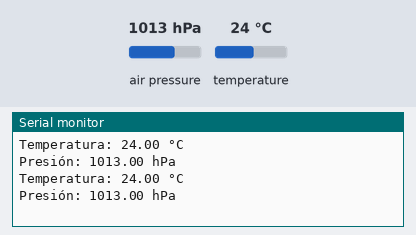
Recording of a sketch running on a simulated Arduino Uno, built with avr-gcc and run on an emulated ATmega328P. Parts: the last lines printed to the serial monitor. The test bench sets the inputs (shaded band); at power-on: air pressure 1013 hPa, temperature 24 °C.

Above: at 1.8 s.
1.9 s: air pressure set to 952 hPa
At 2.8 s:
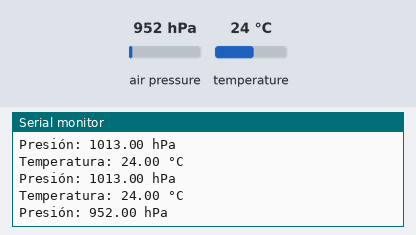
3.4 s: temperature set to 12 °C
At 4.7 s:
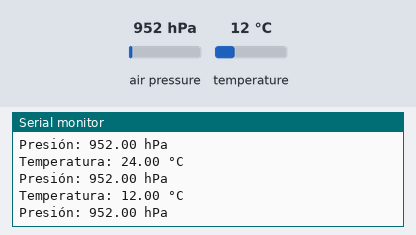
4.9 s: air pressure set to 975 hPa
At 5.6 s:
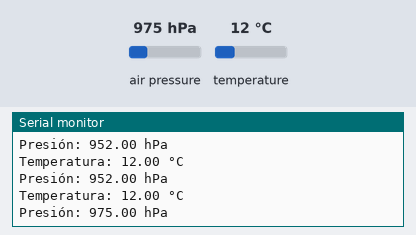
Timing chart, 0 to 7.9 s (numbered marks = the images above; inputs shaded):
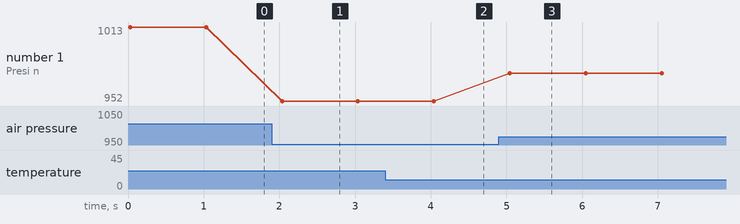

The sketch:

bmp388.ino
```cpp
#include <Wire.h>
#include <Adafruit_Sensor.h>
#include <Adafruit_BMP3XX.h>

Adafruit_BMP3XX bmp;

void setup() {
  Serial.begin(9600);

  if (!bmp.begin_I2C()) {
    Serial.println("No se pudo encontrar el sensor BMP388, verifique la conexión.");
    while (1);
  }
}

void loop() {
  float temperature = bmp.readTemperature();
  float pressure = bmp.readPressure() / 100.0;

  Serial.print("Temperatura: ");
  Serial.print(temperature);
  Serial.println(" °C");

  Serial.print("Presión: ");
  Serial.print(pressure);
  Serial.println(" hPa");

  Serial.println();

  delay(1000);
}
```

Measured:
- after the input at 1.9 s, the serial monitor: prints a new line after 0.13 s (image 1)
- after the input at 3.4 s, the serial monitor: prints a new line after 0.62 s (image 2)
- after the input at 4.9 s, the serial monitor: prints a new line after 0.15 s (image 3)
- plotted number 1: 1013 → 952 after the input at 1.9 s, 952 → 975 after the input at 4.9 s
